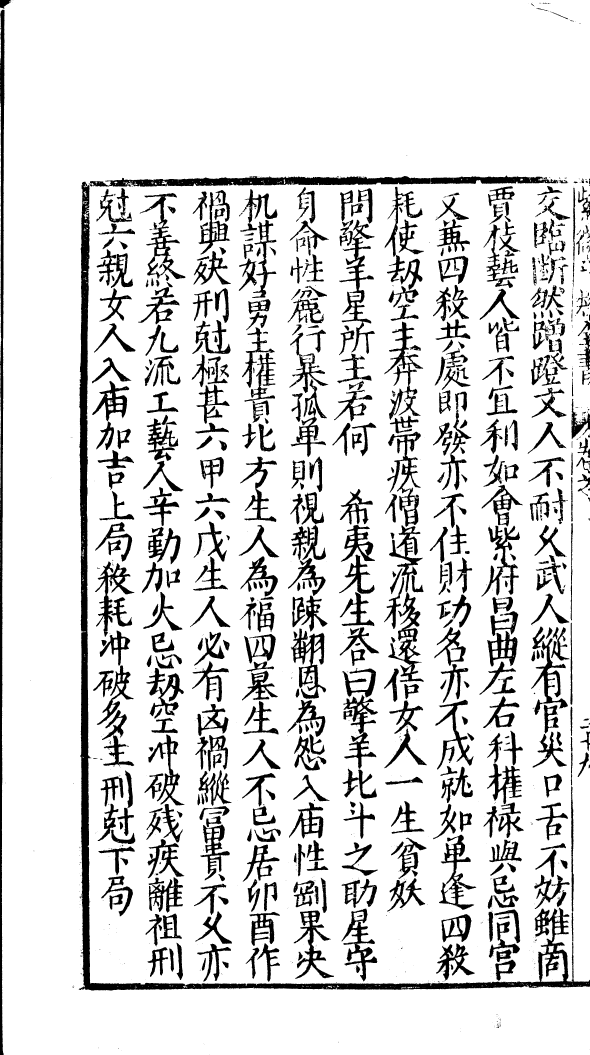
#> input picture tmp_sdzj0170/shuge_ocr/key_pages/p66_full300.png, 2360 x 4220 px, found by its file name (shown at 1/4 size)
$ python crop_p66c.py
#> lines starting #> are read from the running program, lines starting #| are printed output that depends on the picture; after the words box and inside, x2 and y2 are one past the last pixel; in counts of white or black regions, pixels touching at a corner belong together
# -*- coding: utf-8 -*-
"""第三版裁切：必有凶禍 词位，宽版 4x + 凶字本体 8x，核对字形结构"""
import sys
sys.stdout.reconfigure(encoding="utf-8")
from PIL import Image

src = r"D:\OH-WorkSpace\Destiny_agent\tmp_sdzj0170\shuge_ocr\key_pages\p66_full300.png"
img = Image.open(src)
#> img is the input picture: PIL image 2360x4220 RGB; 85.8% white; 1493 black regions (862 under 20 px), largest, box (x1, y1, x2, y2) and area: (316, 727, 2360, 3962) 147145, (355, 702, 2232, 747) 47001, (0, 38, 18, 4220) 42045

# 宽版：必有凶禍 四字（y 2280~3220，x 700~1100）
c1 = img.crop((700, 2280, 1100, 3220))
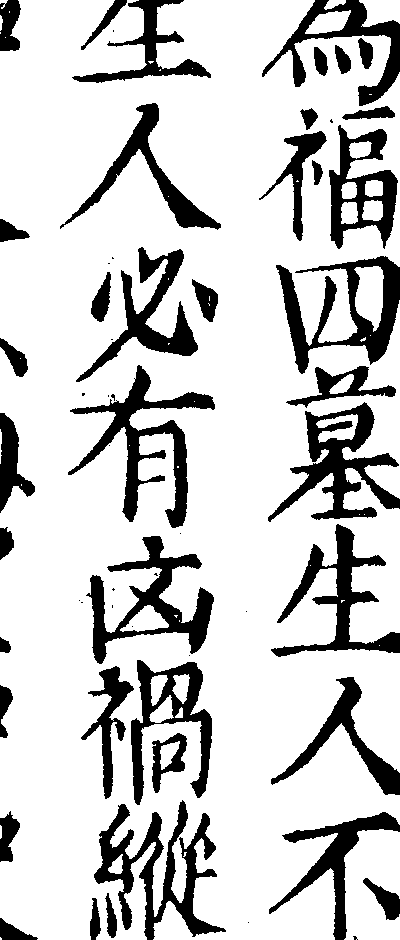
#> c1: PIL image 400x940 RGB; 80.1% white; 59 black regions (20 under 20 px), largest, box (x1, y1, x2, y2) and area: (94, 800, 226, 940) 5979, (68, 365, 215, 528) 5586, (268, 402, 400, 522) 5321
c1 = c1.resize((c1.width * 4, c1.height * 4), Image.LANCZOS)
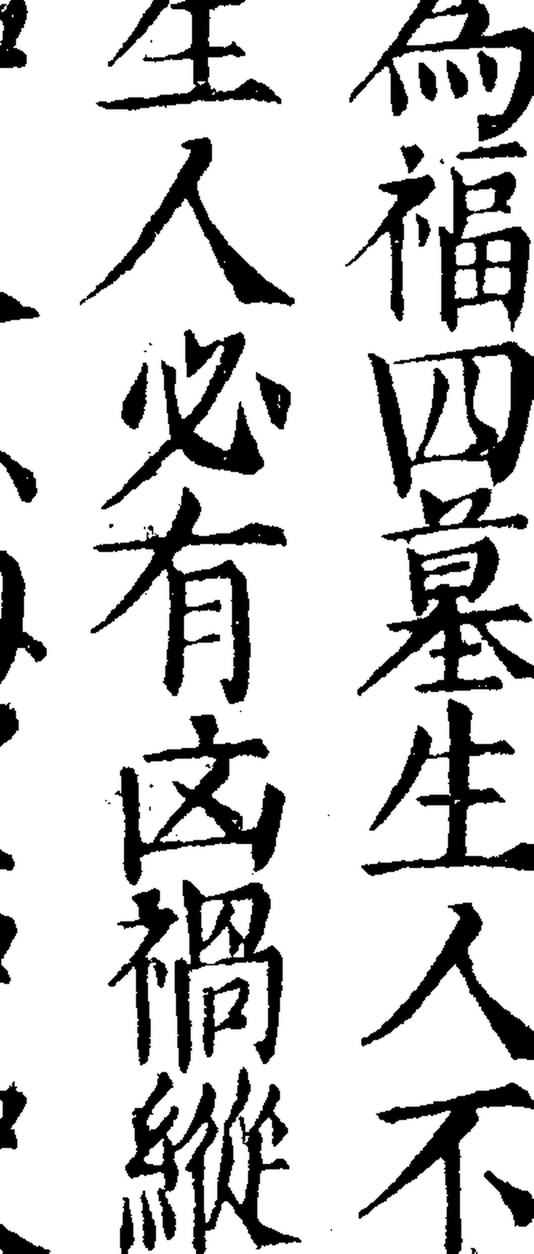
#> c1: PIL image 1600x3760 RGB (shown at 1/3 size); min 0, max 255, mean 204.3
o1 = r"D:\OH-WorkSpace\Destiny_agent\tmp_sdzj0170\shuge_ocr\key_pages\p66_biyou_4x.png"
c1.save(o1)
print("saved", o1, c1.size)
#| saved D:\OH-WorkSpace\Destiny_agent\tmp_sdzj0170\shuge_ocr\key_pages\p66_biyou_4x.png (1600, 3760)

# 凶字本体：y 2730~3080，x 770~1040
c2 = img.crop((770, 2730, 1040, 3080))
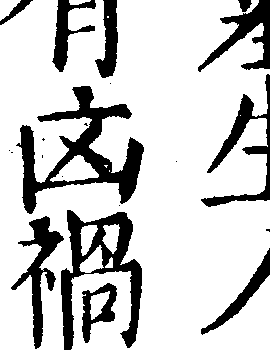
#> c2: PIL image 270x350 RGB; 79.9% white; 21 black regions (10 under 20 px), largest, box (x1, y1, x2, y2) and area: (16, 86, 144, 214) 5105, (61, 210, 142, 350) 3893, (11, 216, 64, 349) 1958
c2 = c2.resize((c2.width * 8, c2.height * 8), Image.LANCZOS)
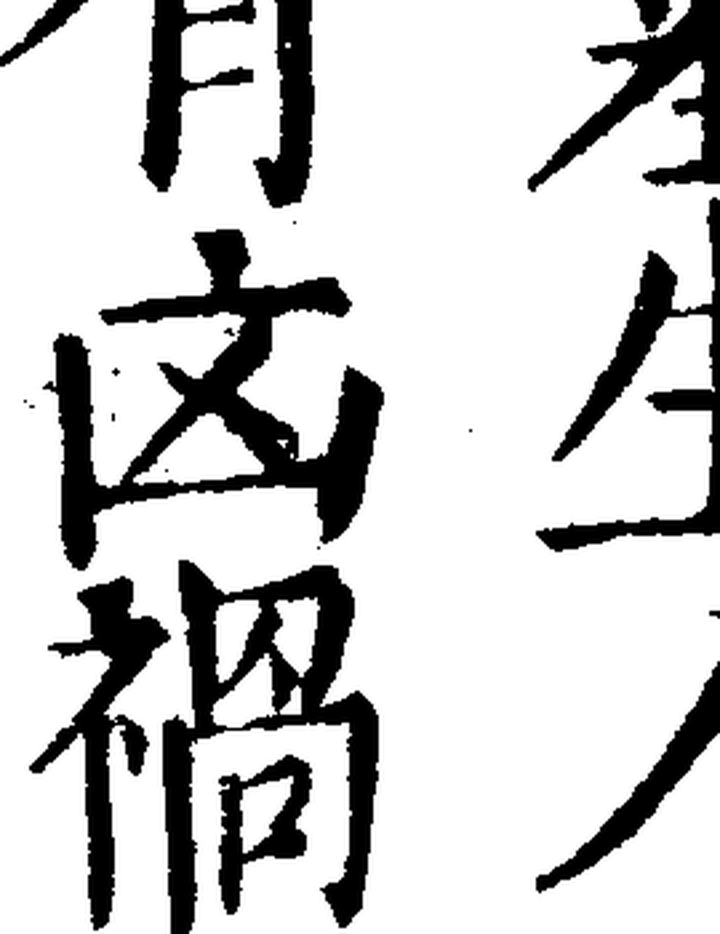
#> c2: PIL image 2160x2800 RGB (shown at 1/3 size); min 0, max 255, mean 203.7
o2 = r"D:\OH-WorkSpace\Destiny_agent\tmp_sdzj0170\shuge_ocr\key_pages\p66_xiong_char_8x.png"
c2.save(o2)
print("saved", o2, c2.size)
#| saved D:\OH-WorkSpace\Destiny_agent\tmp_sdzj0170\shuge_ocr\key_pages\p66_xiong_char_8x.png (2160, 2800)

$ run again, with tmp_sdzj0170/shuge_ocr/key_pages/p10_full300.png copied over tmp_sdzj0170/shuge_ocr/key_pages/p66_full300.png
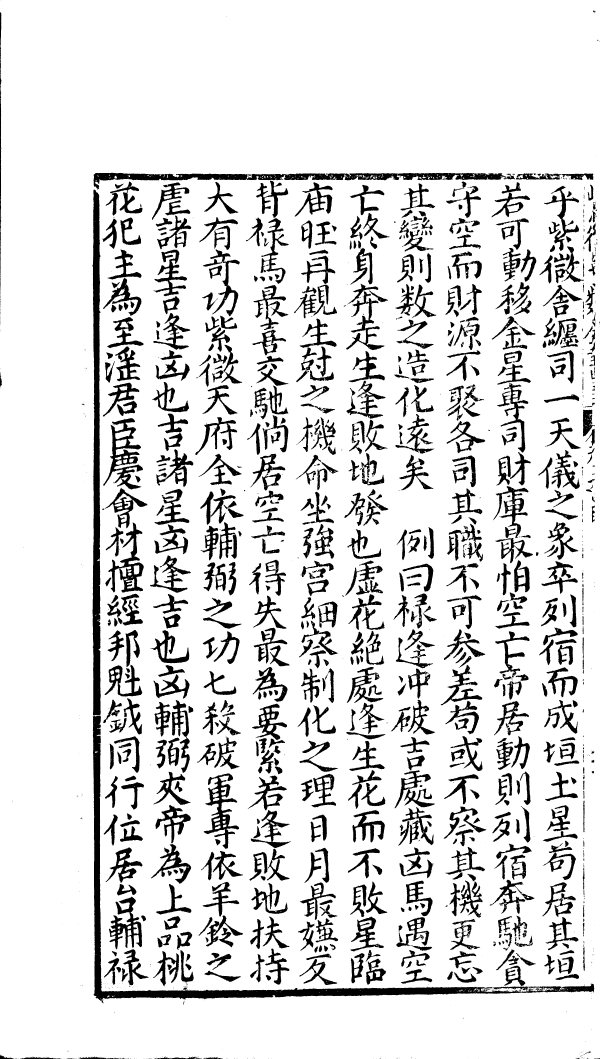
#> input picture tmp_sdzj0170/shuge_ocr/key_pages/p10_full300.png, 2399 x 4236 px, found by its file name (shown at 1/4 size)
#> img is the input picture: PIL image 2399x4236 RGB; 86.3% white; 1555 black regions (703 under 20 px), largest, box (x1, y1, x2, y2) and area: (369, 758, 2377, 4013) 132575, (374, 691, 2061, 757) 36493, (413, 1672, 572, 1958) 14541
#> `c1 = c1.resize((c1.width * 4, c1.height * 4), Image.LANCZOS)`:
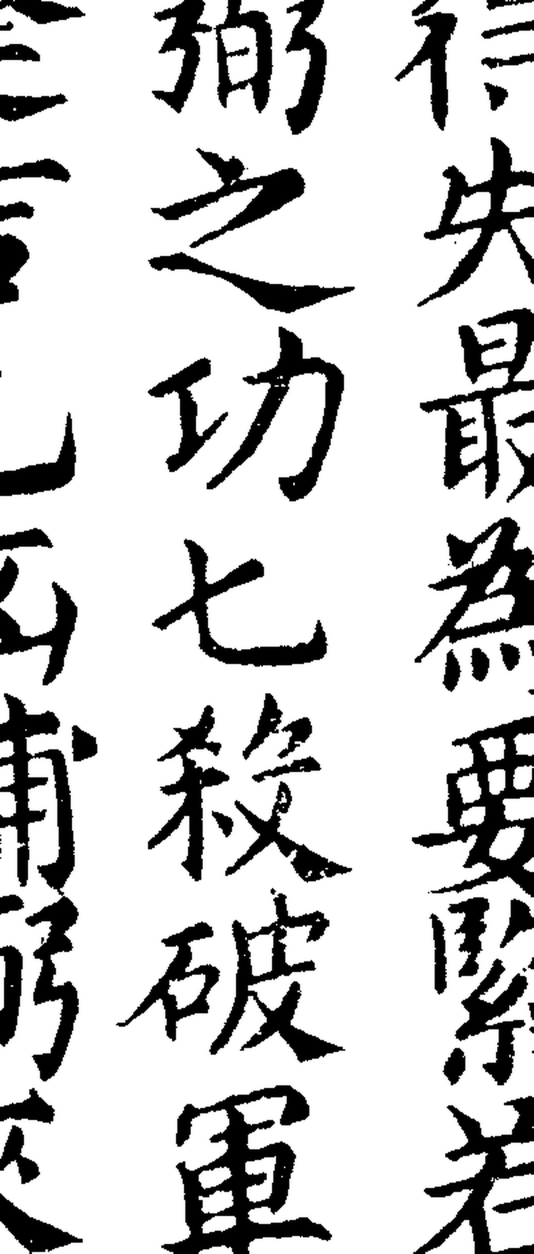
#> c1: PIL image 1600x3760 RGB (shown at 1/3 size); min 0, max 255, mean 203.1
#| saved D:\OH-WorkSpace\Destiny_agent\tmp_sdzj0170\shuge_ocr\key_pages\p66_biyou_4x.png (1600, 3760)
#> `c2 = c2.resize((c2.width * 8, c2.height * 8), Image.LANCZOS)`:
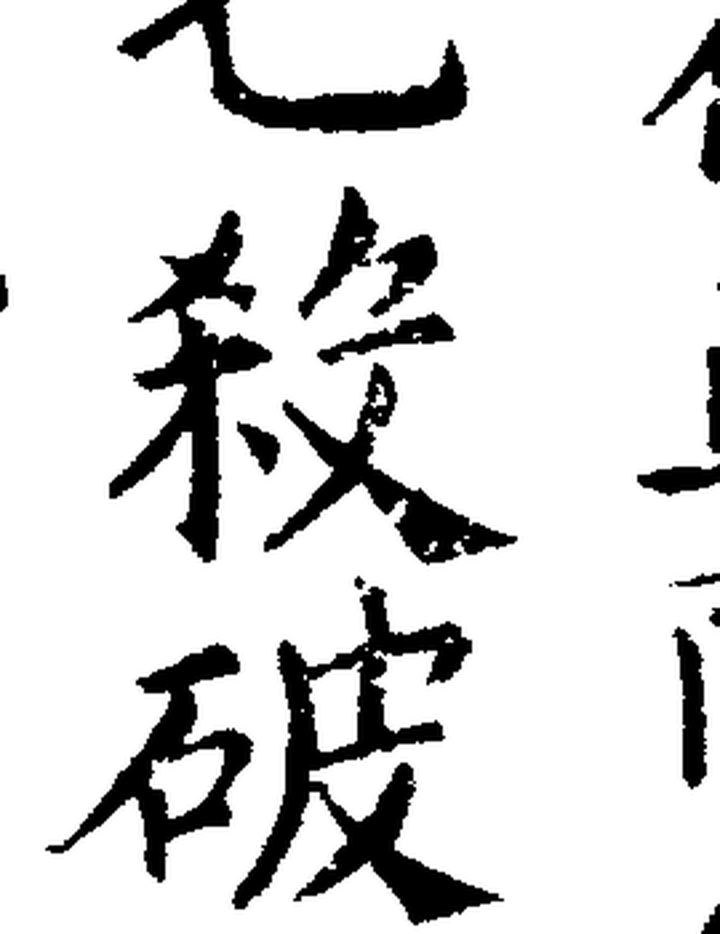
#> c2: PIL image 2160x2800 RGB (shown at 1/3 size); min 0, max 255, mean 216.5
#| saved D:\OH-WorkSpace\Destiny_agent\tmp_sdzj0170\shuge_ocr\key_pages\p66_xiong_char_8x.png (2160, 2800)

$ run again, with tmp_sdzj0170/shuge_ocr/key_pages/p18_full300.png copied over tmp_sdzj0170/shuge_ocr/key_pages/p66_full300.png
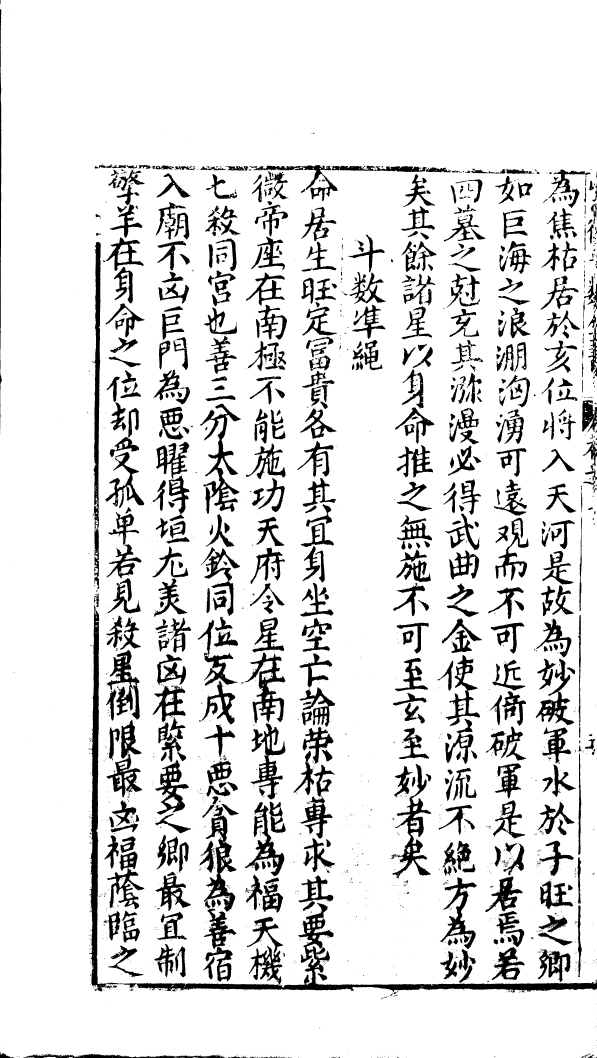
#> input picture tmp_sdzj0170/shuge_ocr/key_pages/p18_full300.png, 2387 x 4231 px, found by its file name (shown at 1/4 size)
#> img is the input picture: PIL image 2387x4231 RGB; 87.4% white; 3604 black regions (2837 under 20 px), largest, box (x1, y1, x2, y2) and area: (477, 3611, 2387, 3971) 65480, (358, 2420, 475, 3966) 34756, (371, 968, 403, 2308) 22179
#> `c1 = c1.resize((c1.width * 4, c1.height * 4), Image.LANCZOS)`:
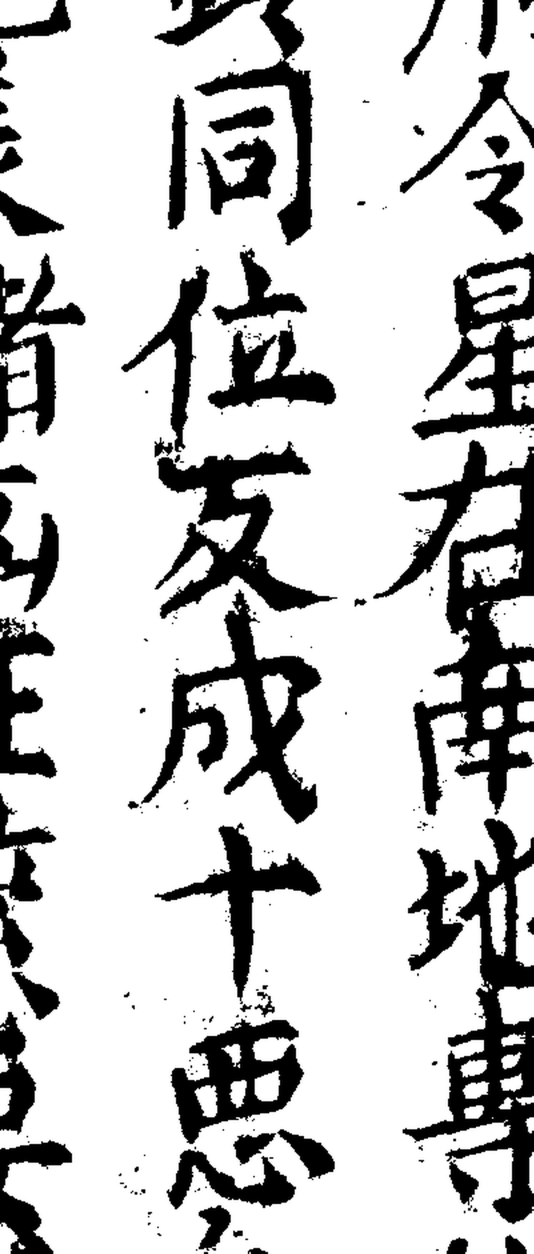
#> c1: PIL image 1600x3760 RGB (shown at 1/3 size); min 0, max 255, mean 198
#| saved D:\OH-WorkSpace\Destiny_agent\tmp_sdzj0170\shuge_ocr\key_pages\p66_biyou_4x.png (1600, 3760)
#> `c2 = c2.resize((c2.width * 8, c2.height * 8), Image.LANCZOS)`:
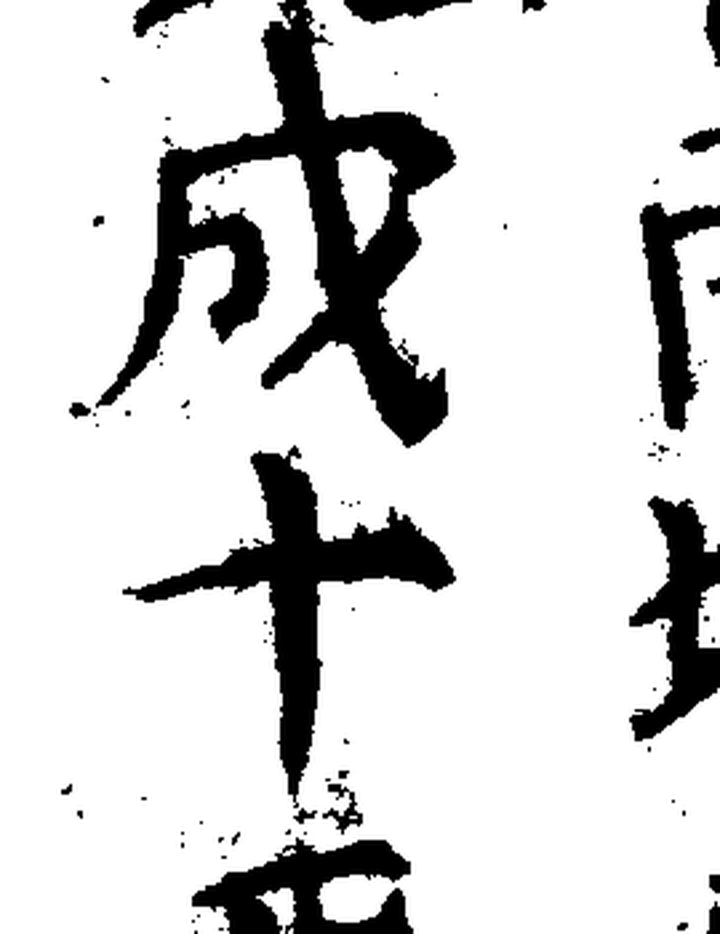
#> c2: PIL image 2160x2800 RGB (shown at 1/3 size); min 0, max 255, mean 213.4
#| saved D:\OH-WorkSpace\Destiny_agent\tmp_sdzj0170\shuge_ocr\key_pages\p66_xiong_char_8x.png (2160, 2800)

$ run again, with tmp_sdzj0170/shuge_ocr/key_pages/p201_full300.png copied over tmp_sdzj0170/shuge_ocr/key_pages/p66_full300.png
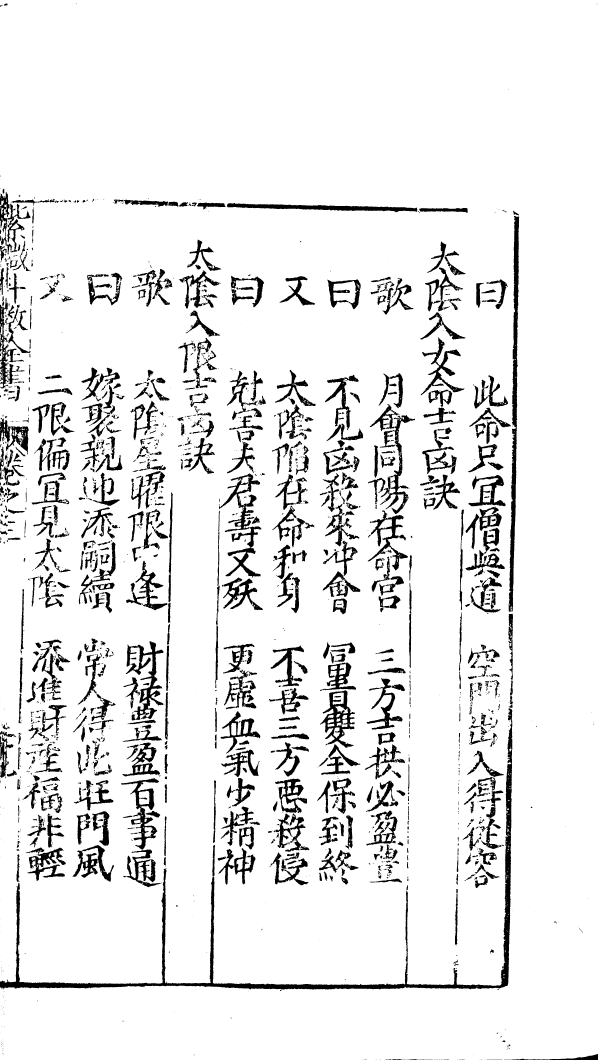
#> input picture tmp_sdzj0170/shuge_ocr/key_pages/p201_full300.png, 2391 x 4240 px, found by its file name (shown at 1/4 size)
#> img is the input picture: PIL image 2391x4240 RGB; 91.2% white; 1987 black regions (998 under 20 px), largest, box (x1, y1, x2, y2) and area: (0, 2833, 2050, 3958) 71340, (2034, 864, 2077, 2447) 25562, (876, 1894, 1046, 2311) 15970
#> `c1 = c1.resize((c1.width * 4, c1.height * 4), Image.LANCZOS)`:
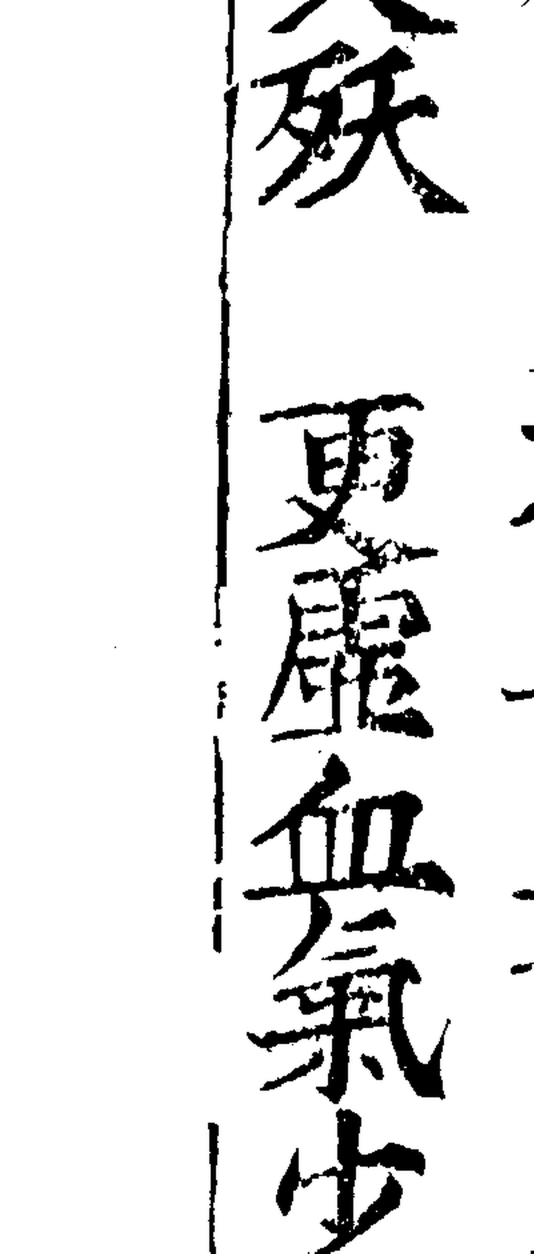
#> c1: PIL image 1600x3760 RGB (shown at 1/3 size); min 0, max 255, mean 228.4
#| saved D:\OH-WorkSpace\Destiny_agent\tmp_sdzj0170\shuge_ocr\key_pages\p66_biyou_4x.png (1600, 3760)
#> `c2 = c2.resize((c2.width * 8, c2.height * 8), Image.LANCZOS)`:
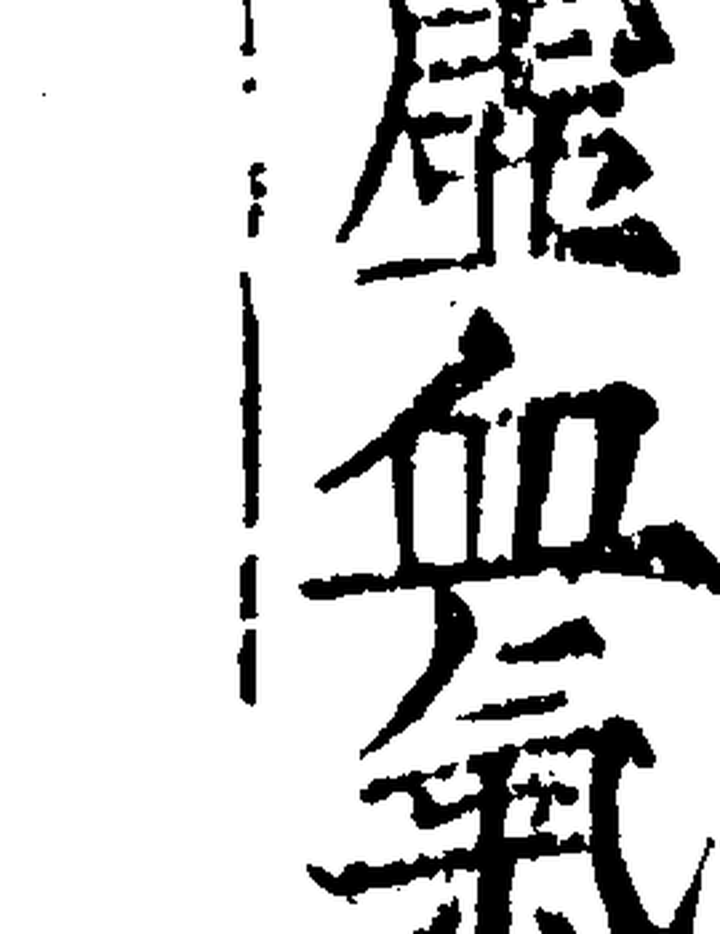
#> c2: PIL image 2160x2800 RGB (shown at 1/3 size); min 0, max 255, mean 210
#| saved D:\OH-WorkSpace\Destiny_agent\tmp_sdzj0170\shuge_ocr\key_pages\p66_xiong_char_8x.png (2160, 2800)
